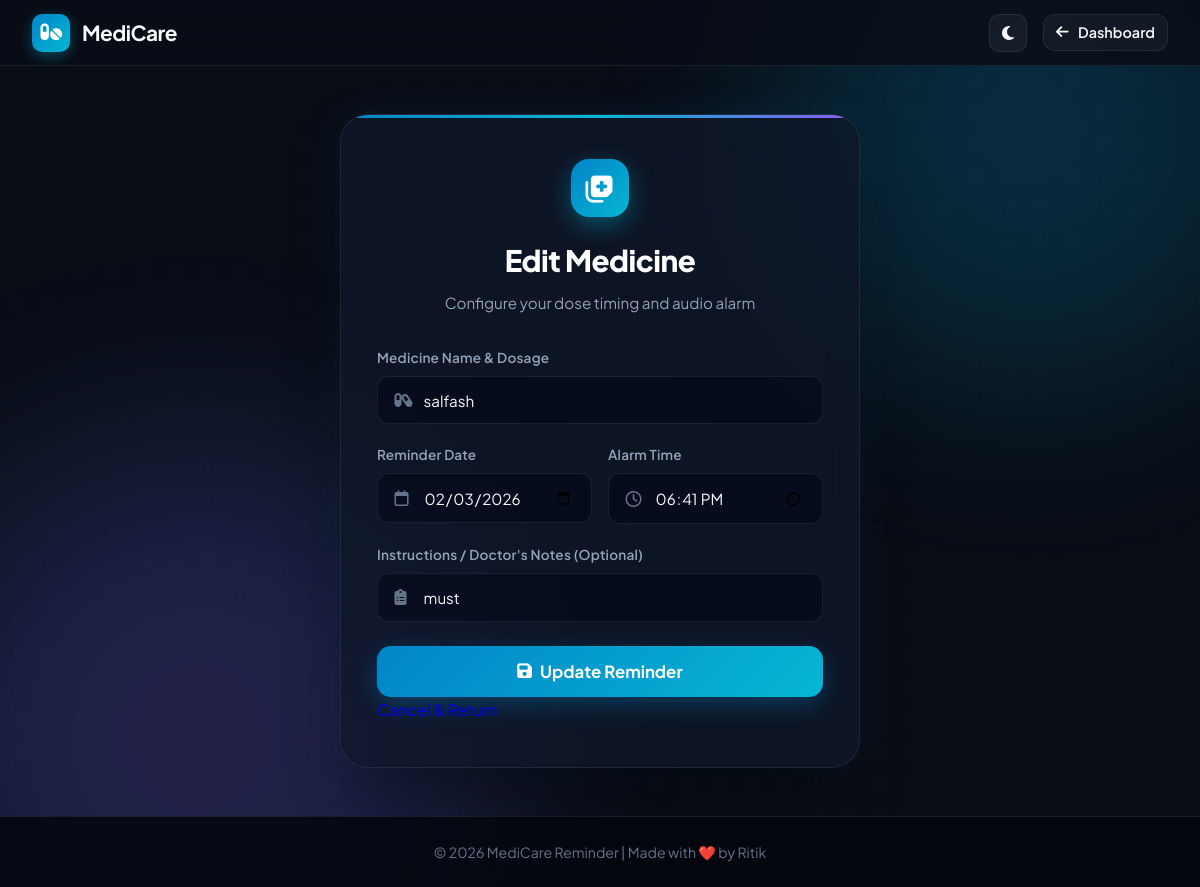
The app's page /edit/5/ (signed in) with its own data.
### myapp/models.py (models this page shows, shortened)
class Reminder(models.Model):
    user = models.ForeignKey(User, on_delete=models.CASCADE)
    medicine = models.CharField(max_length=100)
    date = models.DateField()
    time = models.TimeField()
    note = models.TextField(blank=True)
    status = models.BooleanField(default=False)

### myapp/views.py (the view, shortened to what this page needs)
# urls.py: path('edit/<int:id>/', views.edit_reminder, name='edit'),
@login_required(login_url='login')
def edit_reminder(request, id):
    reminder = get_object_or_404(Reminder, id=id, user=request.user)
    return render(request, 'add_reminder.html', {
        'edit_reminder': reminder,
        'is_edit': True
    })

### myapp/templates/add_reminder.html (shortened to what this page needs)
{% load static %}
<!DOCTYPE html>
<html lang="en">
<head>
  <link rel="stylesheet" href="https://cdnjs.cloudflare.com/ajax/libs/font-awesome/6.5.1/css/all.min.css">
  <link rel="stylesheet" href="{% static 'css/app_modern.css' %}">
</head>
<body class="modern-app-body">
  <div class="app-ambient-bg">
    <div class="app-glow-orb orb-top"></div>
    <div class="app-glow-orb orb-bottom"></div>
    <div class="app-grid-pattern"></div>
  </div>
  <nav class="app-navbar">
    <div class="app-nav-inner">
      <a href="{% url 'dashboard' %}" class="app-brand">
        <div class="app-brand-icon">
          <i class="fa-solid fa-pills"></i>
        </div>
        <span>MediCare</span>
      </a>
      <div class="app-nav-right">
        <button id="themeToggle" class="btn-theme-toggle" title="Toggle Dark/Light Mode">
          <i class="fa-solid fa-moon"></i>
        </button>
        <a href="{% url 'dashboard' %}" class="user-profile-badge">
          <i class="fa-solid fa-arrow-left"></i> Dashboard
        </a>
      </div>
    </div>
  </nav>
  <main class="auth-page-container">
    <div class="auth-glass-box" style="max-width: 520px;">
      <div class="auth-header-wrapper">
        <div class="auth-logo-badge">
          <i class="fa-solid fa-notes-medical"></i>
        </div>
        <h1 class="auth-title">{% if is_edit %}Edit Medicine{% else %}Add New Medicine{% endif %}</h1>
        <p class="auth-subtitle">Configure your dose timing and audio alarm</p>
      </div>
      <form method="POST">
        <div class="form-group">
          <label class="form-label" for="medicine">Medicine Name & Dosage</label>
          <div class="input-with-icon">
            <input type="text" id="medicine" name="medicine" class="app-input" placeholder="e.g. Paracetamol 500mg" value="{{ edit_reminder.medicine|default:'' }}" required>
            <i class="fa-solid fa-capsules field-icon"></i>
          </div>
        </div>
        <div style="display: grid; grid-template-columns: 1fr 1fr; gap: 1rem;">
          <div class="form-group">
            <label class="form-label" for="date">Reminder Date</label>
            <div class="input-with-icon">
              <input type="date" id="date" name="date" class="app-input" value="{% if edit_reminder %}{{ edit_reminder.date|date:'Y-m-d' }}{% endif %}" required>
              <i class="fa-regular fa-calendar field-icon"></i>
            </div>
          </div>
          <div class="form-group">
            <label class="form-label" for="time">Alarm Time</label>
            <div class="input-with-icon">
              <input type="time" id="time" name="time" class="app-input" value="{% if edit_reminder %}{{ edit_reminder.time|time:'H:i' }}{% endif %}" required>
              <i class="fa-regular fa-clock field-icon"></i>
            </div>
          </div>
        </div>
        <div class="form-group">
          <label class="form-label" for="note">Instructions / Doctor's Notes (Optional)</label>
          <div class="input-with-icon">
            <input type="text" id="note" name="note" class="app-input" placeholder="e.g. 1 Tablet after meal with warm water" value="{{ edit_reminder.note|default:'' }}">
            <i class="fa-solid fa-clipboard-list field-icon"></i>
          </div>
        </div>
        <button type="submit" class="btn-auth-submit">
          <i class="fa-solid fa-floppy-disk"></i>
          <span>{% if is_edit %}Update Reminder{% else %}Save & Set Alarm{% endif %}</span>
        </button>
        <a href="{% url 'dashboard' %}" class="btn-secondary-hero" style="width: 100%; justify-content: center; margin-top: 0.75rem; text-decoration: none;">
        </a>
      </form>
    </div>
  </main>
  <footer class="app-footer">
    © 2026 MediCare Reminder | Made with ❤️ by Ritik
  </footer>
</body>
</html>

### records on screen
Reminder: medicine "salfash", date "02/03/2026", time "18:41", note "must"
